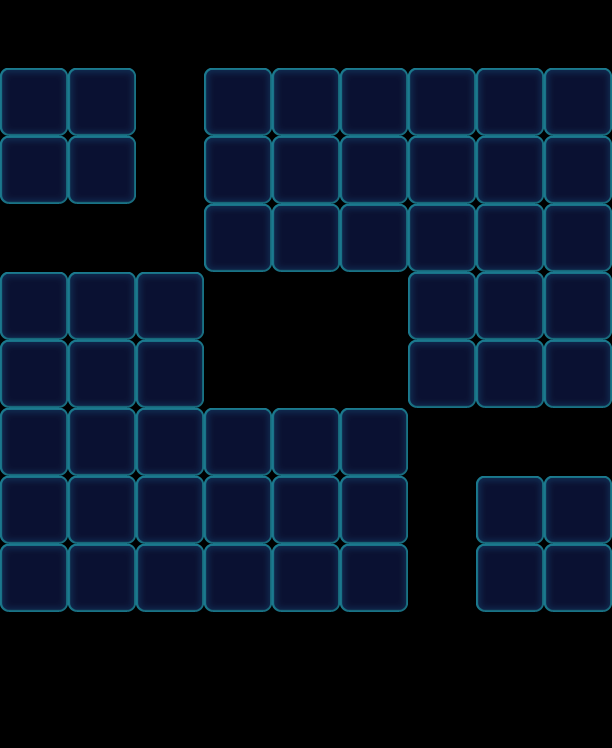

Rendered tile map (Tiled .tmx) drawn with the repository's tilesets; below, a short description and the map source with its tile grids summarised:
An orthogonal 9x11 tile map with 68x68 px tiles, 1 tile layer (Valid), 2 tilesets and 14 objects (8x Boss, 6x Factory_Normal).

<map version="1.0" orientation="orthogonal" width="9" height="11" tilewidth="68" tileheight="68">
 <properties>
  <property name="Connect" value="33,36,1|43,46,1|53,56,1|65,04,1|75,14,1|85,24,1" />
 </properties>
 <tileset firstgid="1" name="game_grid1" tilewidth="68" tileheight="68">
  <image source="game_grid1.png" width="68" height="68" />
 </tileset>
 <tileset firstgid="2" name="map" tilewidth="68" tileheight="68">
  <image source="map.png" width="1024" height="1024" />
 </tileset>
 <layer name="Valid" width="9" height="11">
  <data>[99 cells, 56 non-empty, 1 distinct tile ids]</data>
 </layer>
 <objectgroup name="BottomObj" width="9" height="11" />
 <objectgroup name="MiddleObj" width="9" height="11" />
 <objectgroup color="#000000" name="TopObj" width="9" height="11">
  <object name="10" type="Factory_Normal" x="204" y="0" width="68" height="68" />
  <object name="10" type="Boss" x="0" y="136" width="68" height="68">
   <properties>
    <property name="BossName" value="ColorLeft" />
    <property name="BossType" value="ColorBoss" />
    <property name="BossTypeConfig" value="Blue,Green,Yellow,Purple,Pink,Orange" />
   </properties>
  </object>
  <object name="10" type="Boss" x="0" y="68" width="68" height="68">
   <properties>
    <property name="BossName" value="ColorLeft" />
    <property name="BossType" value="ColorBoss" />
    <property name="BossTypeConfig" value="Blue,Green,Yellow,Purple,Pink,Orange" />
   </properties>
  </object>
  <object name="10" type="Boss" x="68" y="136" width="68" height="68">
   <properties>
    <property name="BossName" value="ColorLeft" />
    <property name="BossType" value="ColorBoss" />
    <property name="BossTypeConfig" value="Blue,Green,Yellow,Purple,Pink,Orange" />
   </properties>
  </object>
  <object name="10" type="Boss" x="68" y="68" width="68" height="68">
   <properties>
    <property name="BossName" value="ColorLeft" />
    <property name="BossType" value="ColorBoss" />
    <property name="BossTypeConfig" value="Blue,Green,Yellow,Purple,Pink,Orange" />
   </properties>
  </object>
  <object name="10" type="Boss" x="476" y="476" width="68" height="68">
   <properties>
    <property name="BossName" value="Color1" />
    <property name="BossType" value="ColorBoss" />
    <property name="BossTypeConfig" value="Blue,Green,Yellow,Purple,Pink,Orange" />
   </properties>
  </object>
  <object name="10" type="Boss" x="544" y="476" width="68" height="68">
   <properties>
    <property name="BossName" value="Color1" />
    <property name="BossType" value="ColorBoss" />
    <property name="BossTypeConfig" value="Blue,Green,Yellow,Purple,Pink,Orange" />
   </properties>
  </object>
  <object name="10" type="Boss" x="476" y="544" width="68" height="68">
   <properties>
    <property name="BossName" value="Color1" />
    <property name="BossType" value="ColorBoss" />
    <property name="BossTypeConfig" value="Blue,Green,Yellow,Purple,Pink,Orange" />
   </properties>
  </object>
  <object name="10" type="Boss" x="544" y="544" width="68" height="68">
   <properties>
    <property name="BossName" value="Color1" />
    <property name="BossType" value="ColorBoss" />
    <property name="BossTypeConfig" value="Blue,Green,Yellow,Purple,Pink,Orange" />
   </properties>
  </object>
  <object name="10" type="Factory_Normal" x="272" y="0" width="68" height="68" />
  <object name="10" type="Factory_Normal" x="340" y="0" width="68" height="68" />
  <object name="10" type="Factory_Normal" x="408" y="0" width="68" height="68" />
  <object name="10" type="Factory_Normal" x="476" y="0" width="68" height="68" />
  <object name="10" type="Factory_Normal" x="544" y="0" width="68" height="68" />
 </objectgroup>
</map>
